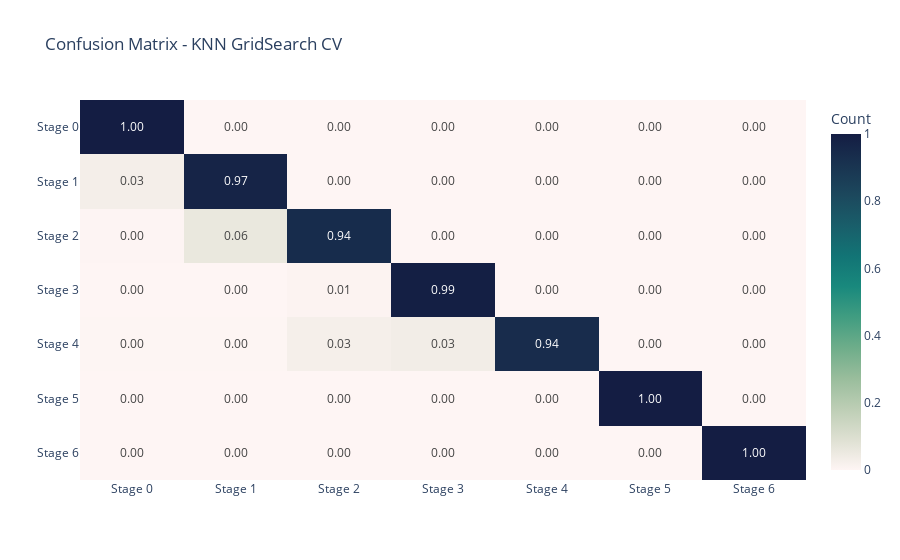

This figure's notebook cell:
### Code cell
cm = confusion_matrix(target_true, target_pred)
cm_percent = cm.astype("float") / cm.sum(axis=1)[:, np.newaxis]

# Custom labels
labels = [f"Stage {i}" for i in range(7)]

# Create a heatmap using Plotly
fig = px.imshow(
    cm_percent,
    text_auto=".2f",
    aspect="auto",
    title="Confusion Matrix - KNN GridSearch CV",
    labels=dict(color="Count"),
    x=labels,
    y=labels,
    color_continuous_scale=px.colors.sequential.tempo,
)

fig.show()

### Figure 1 — Plotly figure (JSON) as saved in the notebook; plotly's stock layout.template omitted (floating-point values rounded to 4 significant figures)
{"data": [{"coloraxis": "coloraxis", "hovertemplate": "x: %{x}<br>y: %{y}<br>Count: %{z}<extra></extra>", "name": "0", "texttemplate": "%{z:.2f}", "type": "heatmap", "x": ["Stage 0", "Stage 1", "Stage 2", "Stage 3", "Stage 4", "Stage 5", "Stage 6"], "xaxis": "x", "y": ["Stage 0", "Stage 1", "Stage 2", "Stage 3", "Stage 4", "Stage 5", "Stage 6"], "yaxis": "y", "z": [[1, 0, 0, 0, 0, 0, 0], [0.02858, 0.9714, 7.327e-05, 0, 0, 0, 0], [0.00337, 0.05759, 0.939, 0, 0, 0, 0], [0.0007327, 0.000806, 0.006814, 0.9916, 0, 0, 0], [0.001612, 0.001539, 0.02601, 0.03473, 0.9361, 0, 0], [0.0002198, 0.0007327, 0.000806, 0.0001465, 7.327e-05, 0.998, 0], [0.0002931, 0.0003664, 7.327e-05, 0, 0, 0, 0.9993]]}], "layout": {"coloraxis": {"colorbar": {"title": {"text": "Count"}}, "colorscale": [[0, "rgb(254, 245, 244)"], [0.09091, "rgb(222, 224, 210)"], [0.1818, "rgb(189, 206, 181)"], [0.2727, "rgb(153, 189, 156)"], [0.3636, "rgb(110, 173, 138)"], [0.4545, "rgb(65, 157, 129)"], [0.5455, "rgb(25, 137, 125)"], [0.6364, "rgb(18, 116, 117)"], [0.7273, "rgb(25, 94, 106)"], [0.8182, "rgb(28, 72, 93)"], [0.9091, "rgb(25, 51, 80)"], [1, "rgb(20, 29, 67)"]]}, "title": {"text": "Confusion Matrix - KNN GridSearch CV"}, "xaxis": {"anchor": "y", "domain": [0, 1]}, "yaxis": {"anchor": "x", "autorange": "reversed", "domain": [0, 1]}}}
